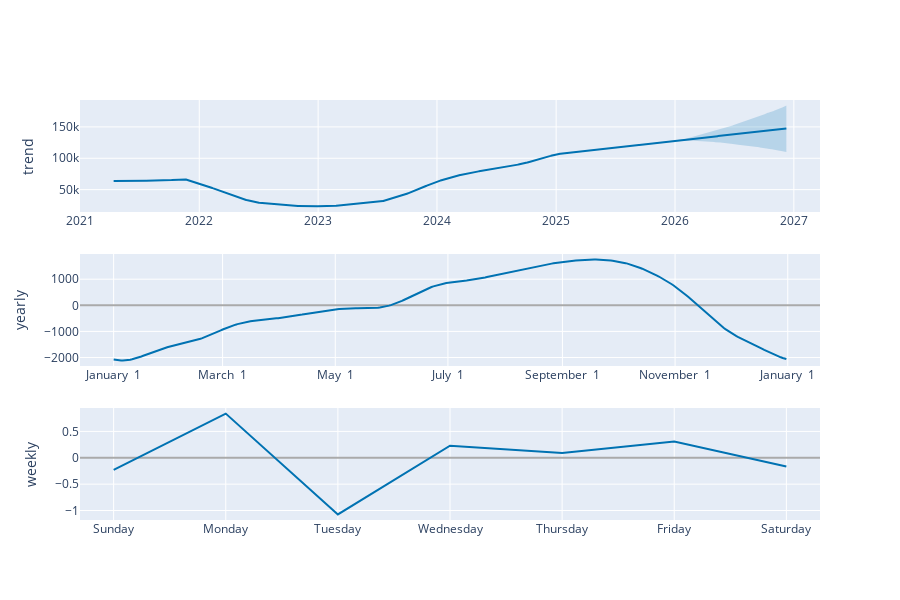

The notebook cell this image was saved under:
### Code cell
plot_components_plotly(m_resistance, forecast_resistance)

### Figure 1 — Plotly figure (JSON) as saved in the notebook; plotly's stock layout.template omitted (floating-point values rounded to 4 significant figures; data arrays with more than 128 entries replaced by an {"elided": "..."} marker saying what was removed)
{"data": [{"line": {"color": "#0072B2", "width": 2}, "mode": "lines", "name": "trend", "type": "scatter", "x": {"elided": "2066 str values"}, "xaxis": "x", "y": {"elided": "2066 float values"}, "yaxis": "y"}, {"line": {"color": "rgba(0, 114, 178, 0.2)", "width": 0}, "mode": "lines", "name": "trend_upper", "type": "scatter", "x": {"elided": "2066 str values"}, "xaxis": "x", "y": {"elided": "2066 float values"}, "yaxis": "y"}, {"fill": "tonexty", "fillcolor": "rgba(0, 114, 178, 0.2)", "line": {"color": "rgba(0, 114, 178, 0.2)", "width": 0}, "mode": "lines", "name": "trend_lower", "type": "scatter", "x": {"elided": "2066 str values"}, "xaxis": "x", "y": {"elided": "2066 float values"}, "yaxis": "y"}, {"line": {"color": "#0072B2", "width": 2}, "mode": "lines", "name": "yearly", "type": "scatter", "x": {"elided": "365 str values"}, "xaxis": "x2", "y": {"elided": "365 float values"}, "yaxis": "y2"}, {"line": {"color": "#0072B2", "width": 2}, "mode": "lines", "name": "weekly", "type": "scatter", "x": ["2017-01-01T00:00:00.000000000", "2017-01-02T00:00:00.000000000", "2017-01-03T00:00:00.000000000", "2017-01-04T00:00:00.000000000", "2017-01-05T00:00:00.000000000", "2017-01-06T00:00:00.000000000", "2017-01-07T00:00:00.000000000"], "xaxis": "x3", "y": [-0.2278, 0.8382, -1.074, 0.2287, 0.09232, 0.3072, -0.1647], "yaxis": "y3"}], "layout": {"height": 600, "showlegend": false, "width": 900, "xaxis": {"anchor": "y", "domain": [0, 1], "range": ["2020-12-30T16:48:00", "2027-03-22T07:12:00"], "type": "date"}, "xaxis2": {"anchor": "y2", "domain": [0, 1], "range": ["2016-12-13T18:54:02.958904115", "2018-01-18T11:04:57.863013581"], "tickformat": "%B %e", "type": "date"}, "xaxis3": {"anchor": "y3", "domain": [0, 1], "range": ["2016-12-31T16:48:00", "2017-01-07T07:12:00"], "tickformat": "%A", "type": "date"}, "yaxis": {"anchor": "x", "domain": [0.7333, 1], "rangemode": "normal", "title": {"text": "trend"}, "zerolinecolor": "#AAA"}, "yaxis2": {"anchor": "x2", "domain": [0.3667, 0.6333], "title": {"text": "yearly"}, "zerolinecolor": "#AAA"}, "yaxis3": {"anchor": "x3", "domain": [0, 0.2667], "title": {"text": "weekly"}, "zerolinecolor": "#AAA"}}}
